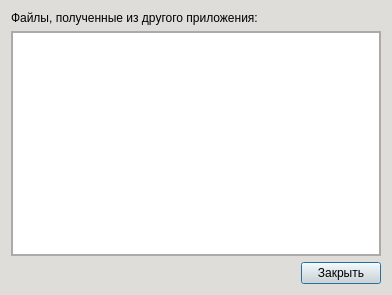
<?xml version="1.0" encoding="UTF-8"?>
<ui version="4.0">
 <class>ReceivedFiles</class>
 <widget class="QDialog" name="ReceivedFiles">
  <property name="geometry">
   <rect>
    <x>0</x>
    <y>0</y>
    <width>392</width>
    <height>295</height>
   </rect>
  </property>
  <property name="palette">
   <palette>
    <active>
     <colorrole role="WindowText">
      <brush brushstyle="SolidPattern">
       <color alpha="255">
        <red>0</red>
        <green>0</green>
        <blue>0</blue>
       </color>
      </brush>
     </colorrole>
     <colorrole role="Button">
      <brush brushstyle="SolidPattern">
       <color alpha="255">
        <red>222</red>
        <green>221</green>
        <blue>218</blue>
       </color>
      </brush>
     </colorrole>
     <colorrole role="Light">
      <brush brushstyle="SolidPattern">
       <color alpha="255">
        <red>255</red>
        <green>255</green>
        <blue>255</blue>
       </color>
      </brush>
     </colorrole>
     <colorrole role="Midlight">
      <brush brushstyle="SolidPattern">
       <color alpha="255">
        <red>238</red>
        <green>238</green>
        <blue>236</blue>
       </color>
      </brush>
     </colorrole>
     <colorrole role="Dark">
      <brush brushstyle="SolidPattern">
       <color alpha="255">
        <red>111</red>
        <green>110</green>
        <blue>109</blue>
       </color>
      </brush>
     </colorrole>
     <colorrole role="Mid">
      <brush brushstyle="SolidPattern">
       <color alpha="255">
        <red>148</red>
        <green>147</green>
        <blue>145</blue>
       </color>
      </brush>
     </colorrole>
     <colorrole role="Text">
      <brush brushstyle="SolidPattern">
       <color alpha="255">
        <red>0</red>
        <green>0</green>
        <blue>0</blue>
       </color>
      </brush>
     </colorrole>
     <colorrole role="BrightText">
      <brush brushstyle="SolidPattern">
       <color alpha="255">
        <red>255</red>
        <green>255</green>
        <blue>255</blue>
       </color>
      </brush>
     </colorrole>
     <colorrole role="ButtonText">
      <brush brushstyle="SolidPattern">
       <color alpha="255">
        <red>0</red>
        <green>0</green>
        <blue>0</blue>
       </color>
      </brush>
     </colorrole>
     <colorrole role="Base">
      <brush brushstyle="SolidPattern">
       <color alpha="255">
        <red>255</red>
        <green>255</green>
        <blue>255</blue>
       </color>
      </brush>
     </colorrole>
     <colorrole role="Window">
      <brush brushstyle="SolidPattern">
       <color alpha="255">
        <red>222</red>
        <green>221</green>
        <blue>218</blue>
       </color>
      </brush>
     </colorrole>
     <colorrole role="Shadow">
      <brush brushstyle="SolidPattern">
       <color alpha="255">
        <red>0</red>
        <green>0</green>
        <blue>0</blue>
       </color>
      </brush>
     </colorrole>
     <colorrole role="AlternateBase">
      <brush brushstyle="SolidPattern">
       <color alpha="255">
        <red>238</red>
        <green>238</green>
        <blue>236</blue>
       </color>
      </brush>
     </colorrole>
     <colorrole role="ToolTipBase">
      <brush brushstyle="SolidPattern">
       <color alpha="255">
        <red>255</red>
        <green>255</green>
        <blue>220</blue>
       </color>
      </brush>
     </colorrole>
     <colorrole role="ToolTipText">
      <brush brushstyle="SolidPattern">
       <color alpha="255">
        <red>0</red>
        <green>0</green>
        <blue>0</blue>
       </color>
      </brush>
     </colorrole>
     <colorrole role="PlaceholderText">
      <brush brushstyle="SolidPattern">
       <color alpha="127">
        <red>0</red>
        <green>0</green>
        <blue>0</blue>
       </color>
      </brush>
     </colorrole>
     <colorrole role="Accent">
      <brush brushstyle="SolidPattern">
       <color alpha="255">
        <red>255</red>
        <green>255</green>
        <blue>255</blue>
       </color>
      </brush>
     </colorrole>
    </active>
    <inactive>
     <colorrole role="WindowText">
      <brush brushstyle="SolidPattern">
       <color alpha="255">
        <red>0</red>
        <green>0</green>
        <blue>0</blue>
       </color>
      </brush>
     </colorrole>
     <colorrole role="Button">
      <brush brushstyle="SolidPattern">
       <color alpha="255">
        <red>222</red>
        <green>221</green>
        <blue>218</blue>
       </color>
      </brush>
     </colorrole>
     <colorrole role="Light">
      <brush brushstyle="SolidPattern">
       <color alpha="255">
        <red>255</red>
        <green>255</green>
        <blue>255</blue>
       </color>
      </brush>
     </colorrole>
     <colorrole role="Midlight">
      <brush brushstyle="SolidPattern">
       <color alpha="255">
        <red>238</red>
        <green>238</green>
        <blue>236</blue>
       </color>
      </brush>
     </colorrole>
     <colorrole role="Dark">
      <brush brushstyle="SolidPattern">
       <color alpha="255">
        <red>111</red>
        <green>110</green>
        <blue>109</blue>
       </color>
      </brush>
     </colorrole>
     <colorrole role="Mid">
      <brush brushstyle="SolidPattern">
       <color alpha="255">
        <red>148</red>
        <green>147</green>
        <blue>145</blue>
       </color>
      </brush>
     </colorrole>
     <colorrole role="Text">
      <brush brushstyle="SolidPattern">
       <color alpha="255">
        <red>0</red>
        <green>0</green>
        <blue>0</blue>
       </color>
      </brush>
     </colorrole>
     <colorrole role="BrightText">
      <brush brushstyle="SolidPattern">
       <color alpha="255">
        <red>255</red>
        <green>255</green>
        <blue>255</blue>
       </color>
      </brush>
     </colorrole>
     <colorrole role="ButtonText">
      <brush brushstyle="SolidPattern">
       <color alpha="255">
        <red>0</red>
        <green>0</green>
        <blue>0</blue>
       </color>
      </brush>
     </colorrole>
     <colorrole role="Base">
      <brush brushstyle="SolidPattern">
       <color alpha="255">
        <red>255</red>
        <green>255</green>
        <blue>255</blue>
       </color>
      </brush>
     </colorrole>
     <colorrole role="Window">
      <brush brushstyle="SolidPattern">
       <color alpha="255">
        <red>222</red>
        <green>221</green>
        <blue>218</blue>
       </color>
      </brush>
     </colorrole>
     <colorrole role="Shadow">
      <brush brushstyle="SolidPattern">
       <color alpha="255">
        <red>0</red>
        <green>0</green>
        <blue>0</blue>
       </color>
      </brush>
     </colorrole>
     <colorrole role="AlternateBase">
      <brush brushstyle="SolidPattern">
       <color alpha="255">
        <red>238</red>
        <green>238</green>
        <blue>236</blue>
       </color>
      </brush>
     </colorrole>
     <colorrole role="ToolTipBase">
      <brush brushstyle="SolidPattern">
       <color alpha="255">
        <red>255</red>
        <green>255</green>
        <blue>220</blue>
       </color>
      </brush>
     </colorrole>
     <colorrole role="ToolTipText">
      <brush brushstyle="SolidPattern">
       <color alpha="255">
        <red>0</red>
        <green>0</green>
        <blue>0</blue>
       </color>
      </brush>
     </colorrole>
     <colorrole role="PlaceholderText">
      <brush brushstyle="SolidPattern">
       <color alpha="127">
        <red>0</red>
        <green>0</green>
        <blue>0</blue>
       </color>
      </brush>
     </colorrole>
     <colorrole role="Accent">
      <brush brushstyle="SolidPattern">
       <color alpha="255">
        <red>255</red>
        <green>255</green>
        <blue>255</blue>
       </color>
      </brush>
     </colorrole>
    </inactive>
    <disabled>
     <colorrole role="WindowText">
      <brush brushstyle="SolidPattern">
       <color alpha="255">
        <red>111</red>
        <green>110</green>
        <blue>109</blue>
       </color>
      </brush>
     </colorrole>
     <colorrole role="Button">
      <brush brushstyle="SolidPattern">
       <color alpha="255">
        <red>222</red>
        <green>221</green>
        <blue>218</blue>
       </color>
      </brush>
     </colorrole>
     <colorrole role="Light">
      <brush brushstyle="SolidPattern">
       <color alpha="255">
        <red>255</red>
        <green>255</green>
        <blue>255</blue>
       </color>
      </brush>
     </colorrole>
     <colorrole role="Midlight">
      <brush brushstyle="SolidPattern">
       <color alpha="255">
        <red>238</red>
        <green>238</green>
        <blue>236</blue>
       </color>
      </brush>
     </colorrole>
     <colorrole role="Dark">
      <brush brushstyle="SolidPattern">
       <color alpha="255">
        <red>111</red>
        <green>110</green>
        <blue>109</blue>
       </color>
      </brush>
     </colorrole>
     <colorrole role="Mid">
      <brush brushstyle="SolidPattern">
       <color alpha="255">
        <red>148</red>
        <green>147</green>
        <blue>145</blue>
       </color>
      </brush>
     </colorrole>
     <colorrole role="Text">
      <brush brushstyle="SolidPattern">
       <color alpha="255">
        <red>111</red>
        <green>110</green>
        <blue>109</blue>
       </color>
      </brush>
     </colorrole>
     <colorrole role="BrightText">
      <brush brushstyle="SolidPattern">
       <color alpha="255">
        <red>255</red>
        <green>255</green>
        <blue>255</blue>
       </color>
      </brush>
     </colorrole>
     <colorrole role="ButtonText">
      <brush brushstyle="SolidPattern">
       <color alpha="255">
        <red>111</red>
        <green>110</green>
        <blue>109</blue>
       </color>
      </brush>
     </colorrole>
     <colorrole role="Base">
      <brush brushstyle="SolidPattern">
       <color alpha="255">
        <red>222</red>
        <green>221</green>
        <blue>218</blue>
       </color>
      </brush>
     </colorrole>
     <colorrole role="Window">
      <brush brushstyle="SolidPattern">
       <color alpha="255">
        <red>222</red>
        <green>221</green>
        <blue>218</blue>
       </color>
      </brush>
     </colorrole>
     <colorrole role="Shadow">
      <brush brushstyle="SolidPattern">
       <color alpha="255">
        <red>0</red>
        <green>0</green>
        <blue>0</blue>
       </color>
      </brush>
     </colorrole>
     <colorrole role="AlternateBase">
      <brush brushstyle="SolidPattern">
       <color alpha="255">
        <red>222</red>
        <green>221</green>
        <blue>218</blue>
       </color>
      </brush>
     </colorrole>
     <colorrole role="ToolTipBase">
      <brush brushstyle="SolidPattern">
       <color alpha="255">
        <red>255</red>
        <green>255</green>
        <blue>220</blue>
       </color>
      </brush>
     </colorrole>
     <colorrole role="ToolTipText">
      <brush brushstyle="SolidPattern">
       <color alpha="255">
        <red>0</red>
        <green>0</green>
        <blue>0</blue>
       </color>
      </brush>
     </colorrole>
     <colorrole role="PlaceholderText">
      <brush brushstyle="SolidPattern">
       <color alpha="127">
        <red>111</red>
        <green>110</green>
        <blue>109</blue>
       </color>
      </brush>
     </colorrole>
     <colorrole role="Accent">
      <brush brushstyle="SolidPattern">
       <color alpha="255">
        <red>255</red>
        <green>255</green>
        <blue>255</blue>
       </color>
      </brush>
     </colorrole>
    </disabled>
   </palette>
  </property>
  <property name="windowTitle">
   <string>Dialog</string>
  </property>
  <layout class="QVBoxLayout" name="verticalLayout">
   <item>
    <widget class="QLabel" name="label">
     <property name="text">
      <string>Файлы, полученные из другого приложения:</string>
     </property>
    </widget>
   </item>
   <item>
    <widget class="QScrollArea" name="scrollArea">
     <property name="widgetResizable">
      <bool>true</bool>
     </property>
     <widget class="QWidget" name="scrollAreaWidgetContents">
      <property name="geometry">
       <rect>
        <x>0</x>
        <y>0</y>
        <width>372</width>
        <height>219</height>
       </rect>
      </property>
      <layout class="QVBoxLayout" name="verticalLayout_2">
       <property name="leftMargin">
        <number>0</number>
       </property>
       <property name="topMargin">
        <number>0</number>
       </property>
       <property name="rightMargin">
        <number>0</number>
       </property>
       <property name="bottomMargin">
        <number>0</number>
       </property>
       <item>
        <widget class="QListWidget" name="receivedFiles"/>
       </item>
      </layout>
     </widget>
    </widget>
   </item>
   <item>
    <layout class="QHBoxLayout" name="horizontalLayout">
     <item>
      <spacer name="horizontalSpacer">
       <property name="orientation">
        <enum>Qt::Horizontal</enum>
       </property>
       <property name="sizeHint" stdset="0">
        <size>
         <width>40</width>
         <height>20</height>
        </size>
       </property>
      </spacer>
     </item>
     <item>
      <widget class="QPushButton" name="closeButton">
       <property name="text">
        <string>Закрыть</string>
       </property>
      </widget>
     </item>
    </layout>
   </item>
  </layout>
 </widget>
 <resources/>
 <connections/>
</ui>
